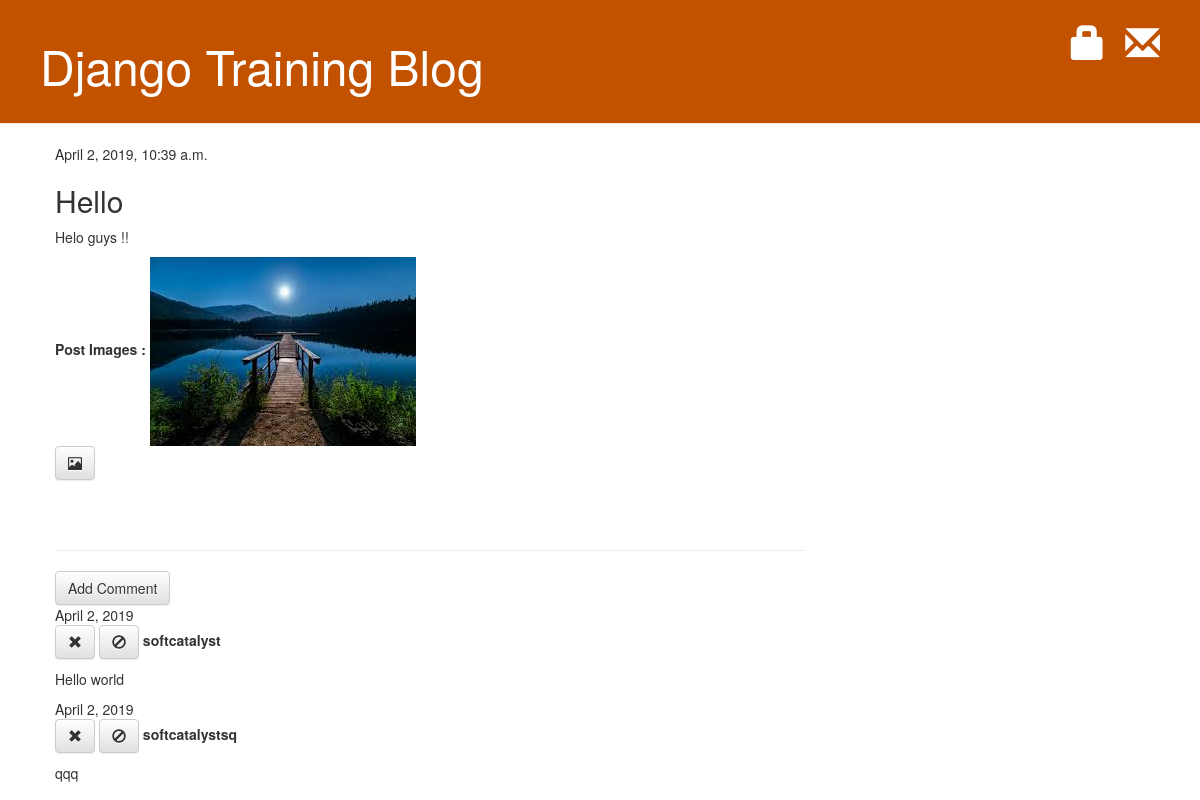
/post/5/, run on an earlier commit of the app's database.
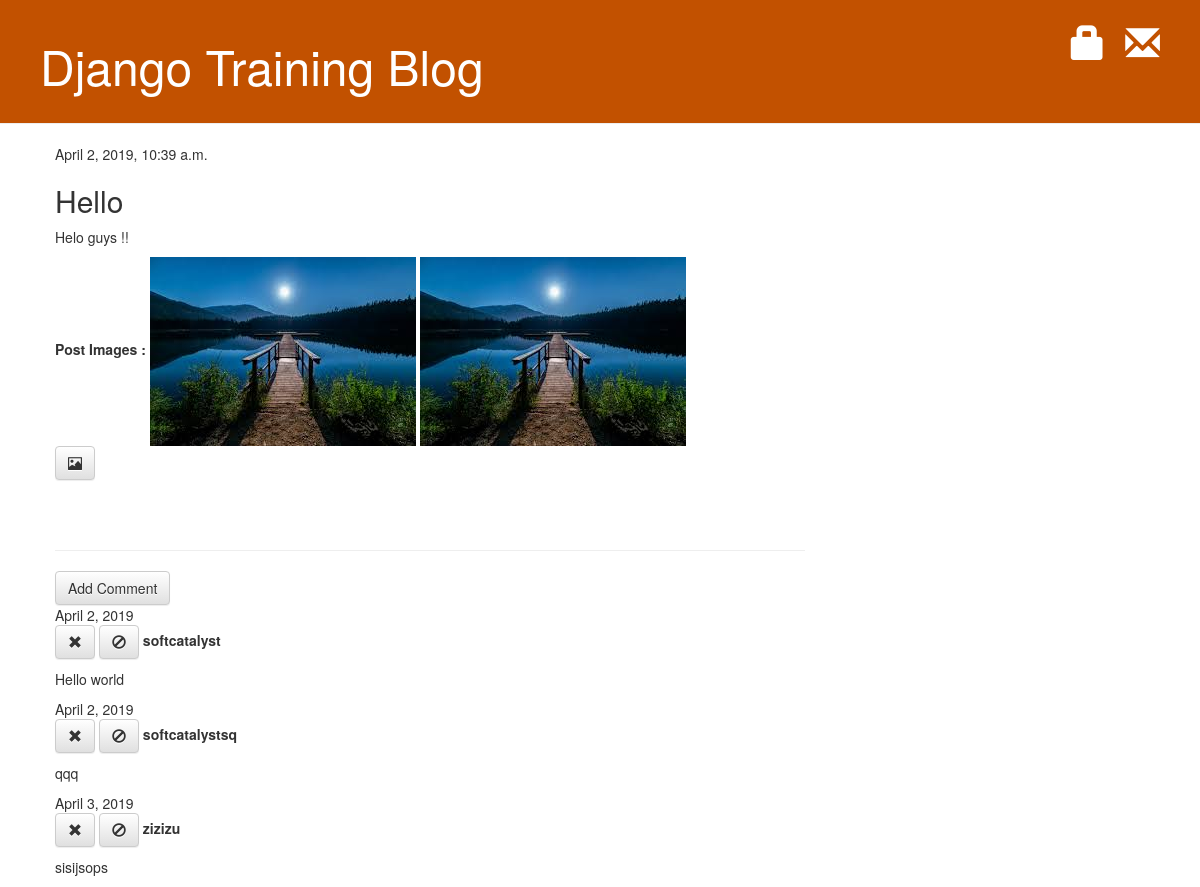
And on a later commit of the database.
### blog/models.py (models this page shows, shortened)
class Post(models.Model):
	author = models.ForeignKey(settings.AUTH_USER_MODEL, on_delete=models.CASCADE)
	title = models.CharField(max_length=200)
	text = models.CharField(max_length=5000)
	created_date = models.DateTimeField(default=timezone.now)
	published_date = models.DateTimeField(blank=True, null=True)

class PostImage(models.Model):
	post = models.ForeignKey('blog.Post', on_delete=models.DO_NOTHING)
	image = models.ImageField(upload_to='blog/images/')
	featured = models.BooleanField(default=False)
	updated = models.DateTimeField(auto_now_add = False, auto_now=True)
	thumbnail = models.BooleanField(default=False)
	active = models.BooleanField(default=True)

class Comment(models.Model):
	post = models.ForeignKey('blog.Post', on_delete=models.CASCADE, related_name='comments')
	author = models.CharField(max_length=200)
	text = models.CharField(max_length=5000)
	created_date = models.DateField(default=timezone.now)
	approved_comment = models.BooleanField(default=False)

### blog/views.py (the view)
# urls.py: path('post/<int:pk>/', views.PostDetailView.as_view(), name='post_detail'),
class PostDetailView(generic.DetailView):
	template_name = 'blog/showPost.html'
	model = Post
	context_object_name = 'post'

### blog/templates/blog/showPost.html (shortened to what this page needs)
{% extends 'blog/base.html' %}
{% block content %}
    <div class="post">
        {% if post.published_date %}
            <div class="date">
                {{ post.published_date }}
            </div>
        {% else %}
            <a class="btn btn-default" href="{% url 'post_publish'  pk=post.pk %}">Publish</a>
        {% endif %}
        <h2>{{ post.title }}</h2>
        <p>{{ post.text | linebreaks }}</p>
        <div class="img-section">
            {% if post.postimage_set.all %}
                <strong>Post Images :</strong>
                {% for item in post.postimage_set.all %}
                <img src="{{item.image.url}}" class="post-img" alt="{{post.title}}">
                {% endfor %}
            {% endif %}
        </div>
        <a class="btn btn-default" href="{% url 'add_image_to_post' pk=post.pk %}">
            <span class="glyphicon glyphicon-picture"></span>
        </a>
    </div>
    <hr>
    <a class="btn btn-default" href="{% url 'add_comment_to_post' pk=post.pk %}">Add Comment</a>
    {% for comment in post.comments.all %}
        {% if user.is_authenticated or comment.approved_comment %}
            <div class="comment">
                <div class="date">{{comment.created_date}}</div>
                    <a class="btn btn-default" href="{% url 'remove_comment' pk=comment.pk%}">
                        <span class="glyphicon glyphicon-remove"></span>
                    </a>
                    {% if not comment.approved_comment %}
                    <a class="btn btn-default" href="{% url 'approve_comment' pk=comment.pk %}">
                            <span class="glyphicon glyphicon-ok"></span>
                    </a>
                    {% else %}
                    <a class="btn btn-default" href="{% url 'desapprove_comment' pk=comment.pk %}">
                            <span class="glyphicon glyphicon-ban-circle"></span>
                    </a>
                    {% endif %}
                <strong>{{comment.author}}</strong>
                <p>{{comment.text | linebreaks}}</p>
            </div>
        {%endif%}
        {% empty %}
            <p>No comment here yet</p>
    {% endfor %}
{% endblock %}

### blog/templates/blog/base.html (shortened to what this page needs)
{% load static %}
<!DOCTYPE html>
<html>
<head>
	<link rel="stylesheet" href="//maxcdn.bootstrapcdn.com/bootstrap/3.2.0/css/bootstrap.min.css">
	<link rel="stylesheet" href="//maxcdn.bootstrapcdn.com/bootstrap/3.2.0/css/bootstrap-theme.min.css">
	<link rel="stylesheet" href="{% static 'css/blog.css' %}">
</head>
<body>
	<div class="page-header">
		<a class="top-menu" href="{% url 'send_feedback_email' %}">
				<span class="glyphicon glyphicon-envelope"></span>
		</a>
		{% if user.is_authenticated %}
		<a href="" class="top-menu">
			<span class="glyphicon glyphicon-unlock"></span>
		</a>
		<a href="{% url 'add_post' %}" class="top-menu">
			<span class="glyphicon glyphicon-plus"></span>
		</a>
		<a href="{% url 'post_draft_list' %}" class="top-menu">
			<span class="glyphicon glyphicon-edit"></span>
		</a>
		<p class="top-menu">Hello {{ user.username }} <small>(<a href="{% url 'logout' %}">Log out</a>)</small></p>
		{% else %}
		<a href="{% url 'login' %}" class="top-menu">
			<span class="glyphicon glyphicon-lock"></span>
		</a>
		{% endif %}
		<h1><a href="/">Django Training Blog</a></h1>
	</div>
	<div class="content container">
		<div class="row">
			<div class="col-md-8">
				{% block content%}{% endblock %}
			</div>
		</div>
	</div>
</body>
</html>

### blog/static/css/blog.css (style rules this page uses)
.page-header { background-color: #C25100; margin-top: 0; padding: 20px 20px 20px 40px; }
.page-header h1, .page-header h1 a, .page-header h1 a:visited, .page-header h1 a:active { color: #ffffff; font-size: 36pt; text-decoration: none; }
.content { margin-left: 40px; }
.top-menu, .top-menu:hover, .top-menu:visited { color: #ffffff; float: right; font-size: 26pt; margin-right: 20px; }
.post { margin-bottom: 70px; }

What changed in the data, as far as the page shows it:
added PostImage: image (picture)
added Comment: created_date "April 3, 2019", approved_comment True (drawn), author "zizizu", text "sisijsops"
